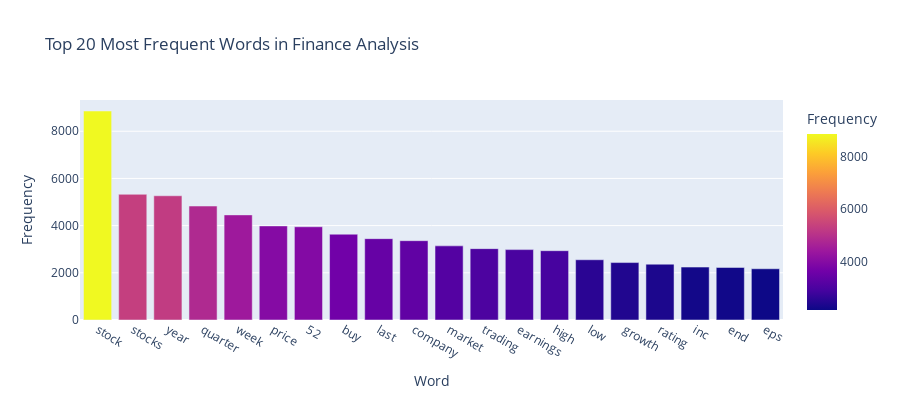

Write notebook code for a chart like this one.
### Code cell
# Filter the data for 'FinanceAnalysis'
finance_analysis_data = df[df['predicted_topic'] == 'FinanceAnalysis']

# Get all words in 'FinanceAnalysis' articles
finance_analysis_words = [word for tokens in finance_analysis_data['tokens'] for word in tokens if word not in stop_words]

# Get the frequency of each word
finance_analysis_word_freq = Counter(finance_analysis_words)

# Create a DataFrame from the counter
finance_analysis_word_freq_df = pd.DataFrame(finance_analysis_word_freq.items(), columns=['word', 'frequency'])

# Sort the DataFrame by frequency
finance_analysis_word_freq_df = finance_analysis_word_freq_df.sort_values('frequency', ascending=False)

# Create the bar plot for the top 20 words
fig = px.bar(finance_analysis_word_freq_df.head(20), x='word', y='frequency', title='Top 20 Most Frequent Words in Finance Analysis',
             labels={'word':'Word', 'frequency':'Frequency'}, color='frequency', height=400)
fig.show()

### Figure 1 — Plotly figure (JSON) as saved in the notebook; plotly's stock layout.template omitted (floating-point values rounded to 4 significant figures)
{"data": [{"alignmentgroup": "True", "hovertemplate": "Word=%{x}<br>Frequency=%{marker.color}<extra></extra>", "legendgroup": "", "marker": {"color": [8858, 5327, 5265, 4830, 4455, 3988, 3952, 3636, 3448, 3362, 3142, 3025, 2983, 2937, 2553, 2434, 2366, 2243, 2227, 2171], "coloraxis": "coloraxis", "pattern": {"shape": ""}}, "name": "", "offsetgroup": "", "orientation": "v", "showlegend": false, "textposition": "auto", "type": "bar", "x": ["stock", "stocks", "year", "quarter", "week", "price", "52", "buy", "last", "company", "market", "trading", "earnings", "high", "low", "growth", "rating", "inc", "end", "eps"], "xaxis": "x", "y": [8858, 5327, 5265, 4830, 4455, 3988, 3952, 3636, 3448, 3362, 3142, 3025, 2983, 2937, 2553, 2434, 2366, 2243, 2227, 2171], "yaxis": "y"}], "layout": {"barmode": "relative", "coloraxis": {"colorbar": {"title": {"text": "Frequency"}}, "colorscale": [[0, "#0d0887"], [0.1111, "#46039f"], [0.2222, "#7201a8"], [0.3333, "#9c179e"], [0.4444, "#bd3786"], [0.5556, "#d8576b"], [0.6667, "#ed7953"], [0.7778, "#fb9f3a"], [0.8889, "#fdca26"], [1, "#f0f921"]]}, "height": 400, "legend": {"tracegroupgap": 0}, "title": {"text": "Top 20 Most Frequent Words in Finance Analysis"}, "xaxis": {"anchor": "y", "domain": [0, 1], "title": {"text": "Word"}}, "yaxis": {"anchor": "x", "domain": [0, 1], "title": {"text": "Frequency"}}}}
